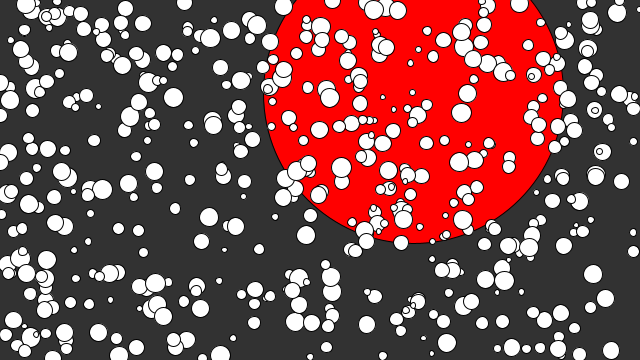
Frame 1 (no input)
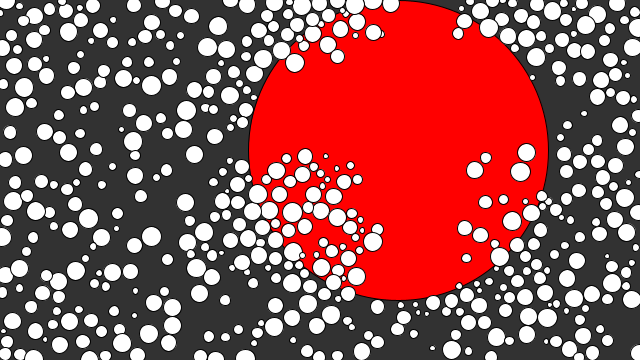
Frame 60 (the mouse pressed at the canvas centre just before this capture)
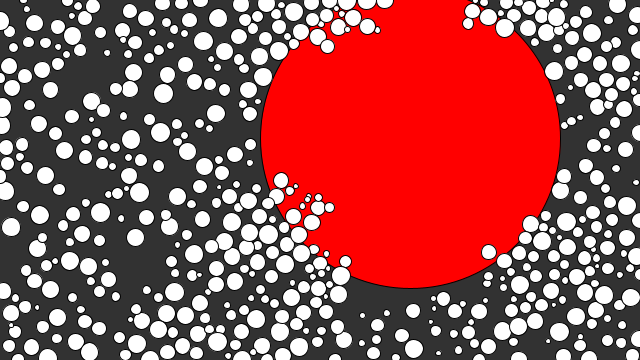
Frame 120 (the mouse held since frame 60 and released just before this capture)

The Processing sketch that drew these frames (run headless with seeded random() and noise(); from frame 60 on, the mouse is pressed at the canvas centre):

// Processing sketch: sketch_8
// ── sketch_8.pde
Ball[] balls;
int ballsCount = 500;

void setup() {
  size(640, 360);
  background(50);

  // initialize balls
  balls = new Ball[ballsCount];
  
  // first ball
  balls[0] = new Ball(300, true);
  
  // other balls
  for (int i =1; i< ballsCount; i++) {
    balls[i] = new Ball(random(5,20), false);
  }

  // connect balls between themeselves
  for (int i =0; i< ballsCount; i++) {
    Ball ball = balls[i];

    for (int j = i; j< ballsCount; j++) {
      ball.connect(balls[j]);
    }
  }
}

void draw() {
  // Draw stuff
  background(50);
  fill(255);

  // show and move balls
  for (int i=0; i < ballsCount; i++) {
    balls[i].display();
    balls[i].move();
  }

  // handle balls clash
  for (int i=0; i < ballsCount; i++) {
    balls[i].clash();
  }
}

// ── Ball.pde
class Ball {
  float diameter;
  float x;
  float y;
  int incrementX = 1;
  int incrementY = 1;
  ArrayList<Ball> balls = new ArrayList<Ball>();
  boolean isMarked;

  Ball(float diameter, boolean isMarked) {
    this.isMarked = isMarked;
    this.diameter = diameter;
    this.x = random(width);
    this.y = random(height);
  }

  void display() {
    if (isMarked) {
      fill(255, 0, 0);
    } else {
      fill(255);
    }

    ellipse(this.x, this.y, this.diameter, this.diameter);
  }

  void move() {
    x += incrementX;
    y += incrementY;

    if (x > width) {
      x = width;
      incrementX *= -1;
    }

    if (x < 0) {
      x=0;
      incrementX *= -1;
    }

    if (y > height) {
      y = height;
      incrementY *= -1;
    }

    if (y < 0) {
      y = 0;
      incrementY *= -1;
    }
  }

  boolean overlap(Ball ball) {
    float dist = dist(x, y, ball.x, ball.y);

    if (dist > (this.diameter/2 + ball.diameter/2)) {
      return false;
    } else {
      return true;
    }
  }

  void rollover(Ball ball) {

    if (ball.x > x) {
      incrementX = -1;
    } else {
      incrementX = 1;
    }


    if (ball.y > y) {
      incrementY = -1;
    } else {
      incrementY = 1;
    }
  }

  void connect(Ball ball) {
    if (this.equals(ball)) {
      return;
    }
    
    balls.add(ball);
  }

  void clash() {
    for (int i=0; i < balls.size()-1; i++) {
      Ball connectedBall = balls.get(i);
      if (this.overlap(connectedBall)) {
        this.rollover(connectedBall);
        connectedBall.rollover(this);
      }
    }
  }
}
